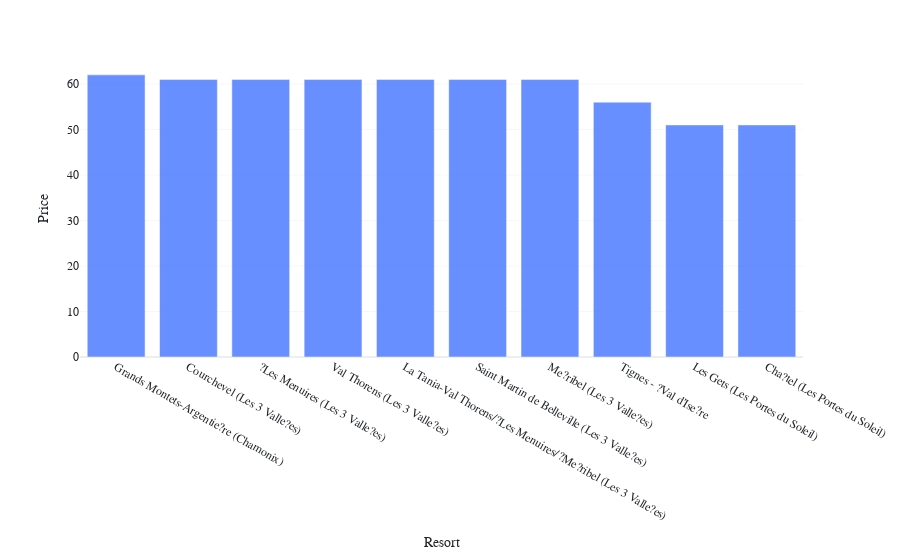

This figure's notebook cell:
### Code cell
metric = "Price"
country = "France"
continent = "Europe"
df_bar = resorts.query("Country == @country").sort_values(by = metric, ascending = False).head(10)
df_bar
    
title2 = f"Top 10 resorts in {country} based on {metric}"
title2

figure2 = (px.bar(df_bar,
              x = "Resort",
              y = metric)
              .update_traces(marker_color="#4E7CFF")
              .update_traces(
                  showlegend=False,
                  opacity = 0.85))
figure2

### Figure 1 — Plotly figure (JSON) as saved in the notebook; plotly's stock layout.template omitted (floating-point values rounded to 4 significant figures)
{"data": [{"alignmentgroup": "True", "hovertemplate": "Resort=%{x}<br>Price=%{y}<extra></extra>", "legendgroup": "", "marker": {"color": "#4E7CFF", "pattern": {"shape": ""}}, "name": "", "offsetgroup": "", "opacity": 0.85, "orientation": "v", "showlegend": false, "textposition": "auto", "type": "bar", "x": ["Grands Montets-Argentie?re (Chamonix)", "Courchevel (Les 3 Valle?es)", "?Les Menuires (Les 3 Valle?es)", "Val Thorens (Les 3 Valle?es)", "La Tania-Val Thorens/?Les Menuires/?Me?ribel (Les 3 Valle?es)", "Saint Martin de Belleville (Les 3 Valle?es)", "Me?ribel (Les 3 Valle?es)", "Tignes - ?Val d'Ise?re", "Les Gets (Les Portes du Soleil)", "Cha?tel (Les Portes du Soleil)"], "xaxis": "x", "y": [62, 61, 61, 61, 61, 61, 61, 56, 51, 51], "yaxis": "y"}], "layout": {"barmode": "relative", "legend": {"tracegroupgap": 0}, "margin": {"t": 60}, "xaxis": {"anchor": "y", "domain": [0, 1], "title": {"text": "Resort"}}, "yaxis": {"anchor": "x", "domain": [0, 1], "title": {"text": "Price"}}}}
